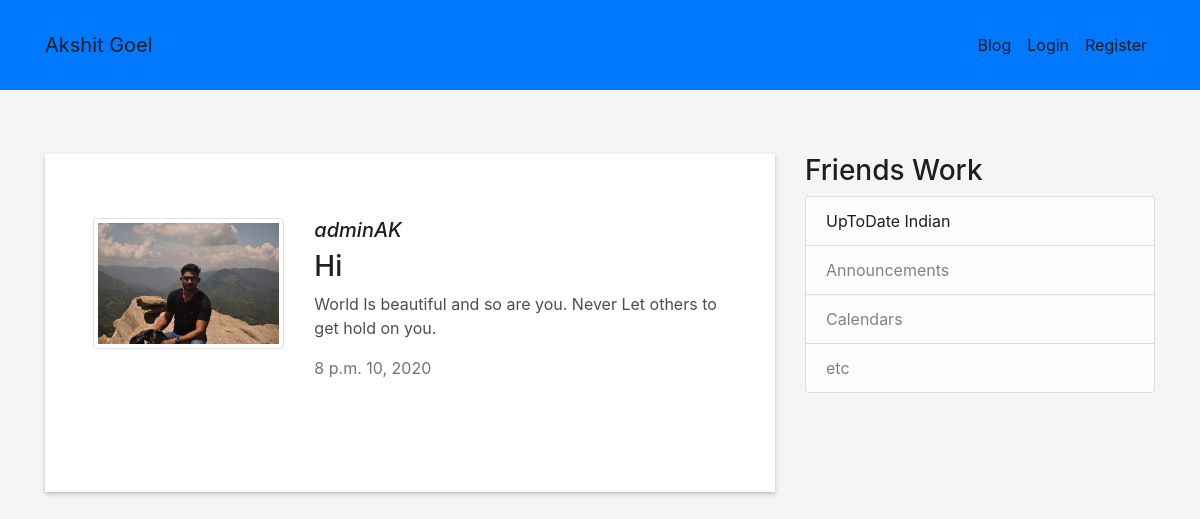
Page /blog/post/1/ on the committed database.
### blog/models.py (models this page shows, shortened)
class Post(models.Model):
    title = models.CharField(max_length=100)
    content = models.TextField()
    date_posted = models.DateTimeField(default=timezone.now)
    author = models.ForeignKey(User, on_delete=models.CASCADE)

### user/models.py (models this page shows, shortened)
class Profile(models.Model):
    user = models.OneToOneField(User, on_delete=models.CASCADE)
    image = models.ImageField(default='default.jpg', upload_to= f'profile_pics')

### blog/views.py (the view)
# urls.py: path('post/<int:pk>/', PostDetailView.as_view(), name = "post_detail-page"),
class PostDetailView(DetailView):
    model = Post
    template_name = 'blog/detailview.html'

### blog/templates/blog/detailview.html (shortened to what this page needs)
{% extends 'ME/base.html' %}
{% load static %}
          {% block navbar_specific %}
            class="navbar navbar-c navbar-trans navbar-expand-md  " id="mainNav"
         {% endblock %}
          {% block navbar_list_of_routes %}
            <ul class="navbar-nav">
              <li class="nav-item">
                <a class="nav-link js-scroll active" href="{% url 'blog-page' %}">Blog</a>
              </li>
              {% if user.is_authenticated %}
               <li class="nav-item">
                  <a class="nav-link js-scroll active" href="{% url 'profile-page' %}">{{ user.username|capfirst }}</a>
                </li>
                <li class="nav-item">
                  <a class="nav-link js-scroll active" href="{% url 'logout-page' %}">Logout</a>
                </li>
              {% else %}
                <li class="nav-item">
                  <a class="nav-link js-scroll active" href="{% url 'login-page' %}">Login</a>
                </li>
                <li class="nav-item">
                  <a class="nav-link js-scroll active" href="{% url 'register-page' %}">Register</a>
                </li>
              {% endif %}
            </ul>
        {% endblock %}
       {% block content %}
          <section id="about" class="about-mf sect-pt4 route">
            <div class="container">
              <div class="row">
                <div class="col-md-8">
                  <div class="box-shadow-full">
                    <div class="row">
                      <div class="col-md-4 frame">
                        <div class="img"><img src="{{ object.author.profile.image.url }}" class="img-fluid img-thumbnail" alt=""></div>
                      </div>
                      <div class="col-md-8">
                        <div class="title-box-2">
                          <h5 class="font-italic"><a href="{% url 'user_post-page' object.author.username %}">{{ object.author }}</a></h5>
                          <h3>{{ object.title }}</h3>
                          <p>{{ object.content }}</p>
                          <p class="text-muted" >{{ object.date_posted|date:'g a d, Y' }}</p>
                        </div>
                      </div>
                    </div>
                  </div>
                </div>
                <div class="col-md-4">
                  <div class="content">
                    <h3>Friends Work</h3>
                      <ul class="list-group">
                        <li class="list-group-item list-group-item-light"><a href="https://www.youtube.com/channel/UCHwHCoC3Tx4C-5BxgskTmcA">UpToDate Indian</a></li>
                        <li class="list-group-item list-group-item-light">Announcements</li>
                        <li class="list-group-item list-group-item-light">Calendars</li>
                        <li class="list-group-item list-group-item-light">etc</li>
                      </ul>
                  </div>
                </div>
              </div>
            </div>
          </section>
        {% endblock content %}

### ME/static/ME/css/style.css (style rules this page uses)
body { background-color: #f5f5f5; color: #4e4e4e; }
h1, h2, h3, h4, h5, h6 { color: #1e1e1e; }
a { color: #1e1e1e; transition: all 0.5s ease-in-out; }
.sect-pt4 { padding-top: 4rem; }
.title-box-2 { margin-bottom: 3rem; }
.box-shadow-full { padding: 3rem 1.25rem; position: relative; background-color: #fff; margin-bottom: 3rem; z-index: 2; box-shadow: 0 1px 1px 0 rgba(0, 0, 0, 0.06), 0 2px 5px 0 rgba(0, 0, 0, 0.2); }
.about-mf .box-shadow-full { padding-top: 4rem; padding-bottom: 4rem; }
@media (min-width: 768px) { .box-shadow-full { padding: 3rem; } }

### rows in the picture
Post: author.profile.image (picture), author "adminAK", title "Hi", content "World Is beautiful and so are you. Never Let others to get hold on you.", date_posted "8 p.m. 10, 2020"
